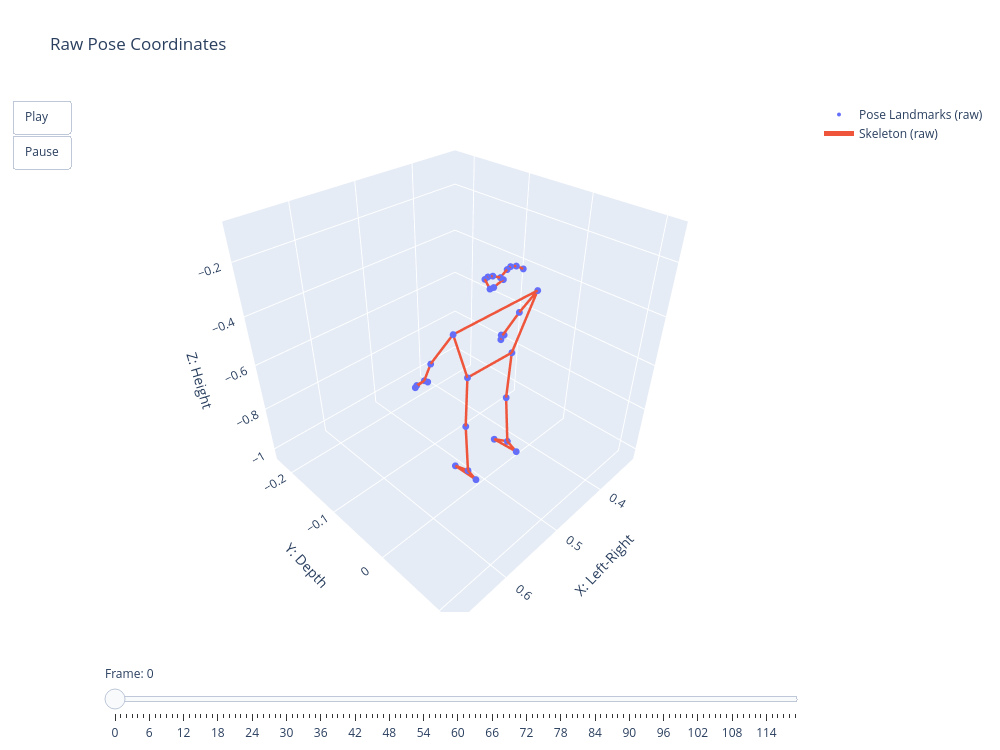

This figure's notebook cell:
### Markdown cell above
# 03. Raw Visualization Test

This notebook checks whether raw pose coordinates can be visualized as a 3D skeleton animation.

Previous steps are assumed to be working:
- 00_environment_check
- 01_data_loading_test
- 02_validation_test

### Code cell
from movement.io import load_pose_csv
from movement.config import LANDMARKS, CONNECTIONS
from movement.visualization import create_pose_animation

df = load_pose_csv("../data/sample/mediapipe_squat_synthetic.csv")

fig = create_pose_animation(
    df=df,
    landmarks=LANDMARKS,
    connections=CONNECTIONS,
    coord_mode="raw",
    title="Raw Pose Coordinates",
    show_text=False,
)

fig.show()

### Figure 1 — Plotly figure (JSON) as saved in the notebook; plotly's stock layout.template omitted (floating-point values rounded to 4 significant figures)
{"data": [{"marker": {"size": 4}, "mode": "markers", "name": "Pose Landmarks (raw)", "showlegend": true, "textposition": "top center", "type": "scatter3d", "x": [0.5015, 0.4881, 0.4818, 0.4746, 0.5115, 0.5181, 0.5234, 0.4688, 0.5279, 0.4905, 0.5113, 0.4288, 0.5716, 0.4204, 0.5806, 0.4295, 0.571, 0.4214, 0.5785, 0.4199, 0.5829, 0.4322, 0.5658, 0.4598, 0.5382, 0.4604, 0.5401, 0.4601, 0.5403, 0.4606, 0.5395, 0.4612, 0.5382], "y": [0.01269, 0.01057, 0.01019, 0.01255, 0.01021, 0.00904, 0.00953, 0.01797, 0.02087, 0.00792, 0.01196, 0.01128, 0.00908, -0.02027, -0.01777, -0.03836, -0.04006, -0.04735, -0.04577, -0.04349, -0.04361, -0.03881, -0.03986, 0.00247, -0.00013, -0.00164, -5e-05, 0.00489, 0.00526, 0.0218, 0.01897, -0.01786, -0.02009], "z": [-0.1814, -0.1702, -0.1668, -0.1696, -0.1691, -0.1663, -0.1684, -0.1793, -0.1833, -0.2041, -0.2051, -0.3029, -0.2996, -0.4316, -0.4297, -0.5386, -0.5408, -0.5582, -0.558, -0.5553, -0.5574, -0.554, -0.5534, -0.5194, -0.5174, -0.7204, -0.721, -0.9212, -0.9201, -0.9418, -0.9395, -0.9493, -0.95]}, {"line": {"width": 5}, "mode": "lines", "name": "Skeleton (raw)", "showlegend": true, "type": "scatter3d", "x": [0.5015, 0.4881, null, 0.4881, 0.4818, null, 0.4818, 0.4746, null, 0.4746, 0.4688, null, 0.5015, 0.5115, null, 0.5115, 0.5181, null, 0.5181, 0.5234, null, 0.5234, 0.5279, null, 0.4905, 0.5113, null, 0.4288, 0.5716, null, 0.4288, 0.4598, null, 0.5716, 0.5382, null, 0.4598, 0.5382, null, 0.4288, 0.4204, null, 0.4204, 0.4295, null, 0.4295, 0.4214, null, 0.4295, 0.4199, null, 0.4295, 0.4322, null, 0.4214, 0.4199, null, 0.5716, 0.5806, null, 0.5806, 0.571, null, 0.571, 0.5785, null, 0.571, 0.5829, null, 0.571, 0.5658, null, 0.5785, 0.5829, null, 0.4598, 0.4604, null, 0.4604, 0.4601, null, 0.4601, 0.4606, null, 0.4601, 0.4612, null, 0.4606, 0.4612, null, 0.5382, 0.5401, null, 0.5401, 0.5403, null, 0.5403, 0.5395, null, 0.5403, 0.5382, null, 0.5395, 0.5382, null], "y": [0.01269, 0.01057, null, 0.01057, 0.01019, null, 0.01019, 0.01255, null, 0.01255, 0.01797, null, 0.01269, 0.01021, null, 0.01021, 0.00904, null, 0.00904, 0.00953, null, 0.00953, 0.02087, null, 0.00792, 0.01196, null, 0.01128, 0.00908, null, 0.01128, 0.00247, null, 0.00908, -0.00013, null, 0.00247, -0.00013, null, 0.01128, -0.02027, null, -0.02027, -0.03836, null, -0.03836, -0.04735, null, -0.03836, -0.04349, null, -0.03836, -0.03881, null, -0.04735, -0.04349, null, 0.00908, -0.01777, null, -0.01777, -0.04006, null, -0.04006, -0.04577, null, -0.04006, -0.04361, null, -0.04006, -0.03986, null, -0.04577, -0.04361, null, 0.00247, -0.00164, null, -0.00164, 0.00489, null, 0.00489, 0.0218, null, 0.00489, -0.01786, null, 0.0218, -0.01786, null, -0.00013, -5e-05, null, -5e-05, 0.00526, null, 0.00526, 0.01897, null, 0.00526, -0.02009, null, 0.01897, -0.02009, null], "z": [-0.1814, -0.1702, null, -0.1702, -0.1668, null, -0.1668, -0.1696, null, -0.1696, -0.1793, null, -0.1814, -0.1691, null, -0.1691, -0.1663, null, -0.1663, -0.1684, null, -0.1684, -0.1833, null, -0.2041, -0.2051, null, -0.3029, -0.2996, null, -0.3029, -0.5194, null, -0.2996, -0.5174, null, -0.5194, -0.5174, null, -0.3029, -0.4316, null, -0.4316, -0.5386, null, -0.5386, -0.5582, null, -0.5386, -0.5553, null, -0.5386, -0.554, null, -0.5582, -0.5553, null, -0.2996, -0.4297, null, -0.4297, -0.5408, null, -0.5408, -0.558, null, -0.5408, -0.5574, null, -0.5408, -0.5534, null, -0.558, -0.5574, null, -0.5194, -0.7204, null, -0.7204, -0.9212, null, -0.9212, -0.9418, null, -0.9212, -0.9493, null, -0.9418, -0.9493, null, -0.5174, -0.721, null, -0.721, -0.9201, null, -0.9201, -0.9395, null, -0.9201, -0.95, null, -0.9395, -0.95, null]}], "layout": {"height": 750, "scene": {"aspectmode": "cube", "xaxis": {"range": [0.315, 0.6871], "title": {"text": "X: Left-Right"}}, "yaxis": {"range": [-0.2383, 0.1246], "title": {"text": "Y: Depth"}}, "zaxis": {"range": [-1.054, -0.06412], "title": {"text": "Z: Height"}}}, "showlegend": true, "sliders": [{"active": 0, "currentvalue": {"prefix": "Frame: "}, "pad": {"t": 50}, "steps": [{"args": [["0"], {"frame": {"duration": 0, "redraw": true}}], "label": "0", "method": "animate"}, {"args": [["1"], {"frame": {"duration": 0, "redraw": true}}], "label": "1", "method": "animate"}, {"args": [["2"], {"frame": {"duration": 0, "redraw": true}}], "label": "2", "method": "animate"}, {"args": [["3"], {"frame": {"duration": 0, "redraw": true}}], "label": "3", "method": "animate"}, {"args": [["4"], {"frame": {"duration": 0, "redraw": true}}], "label": "4", "method": "animate"}, {"args": [["5"], {"frame": {"duration": 0, "redraw": true}}], "label": "5", "method": "animate"}, {"args": [["6"], {"frame": {"duration": 0, "redraw": true}}], "label": "6", "method": "animate"}, {"args": [["7"], {"frame": {"duration": 0, "redraw": true}}], "label": "7", "method": "animate"}, {"args": [["8"], {"frame": {"duration": 0, "redraw": true}}], "label": "8", "method": "animate"}, {"args": [["9"], {"frame": {"duration": 0, "redraw": true}}], "label": "9", "method": "animate"}, {"args": [["10"], {"frame": {"duration": 0, "redraw": true}}], "label": "10", "method": "animate"}, {"args": [["11"], {"frame": {"duration": 0, "redraw": true}}], "label": "11", "method": "animate"}, {"args": [["12"], {"frame": {"duration": 0, "redraw": true}}], "label": "12", "method": "animate"}, {"args": [["13"], {"frame": {"duration": 0, "redraw": true}}], "label": "13", "method": "animate"}, {"args": [["14"], {"frame": {"duration": 0, "redraw": true}}], "label": "14", "method": "animate"}, {"args": [["15"], {"frame": {"duration": 0, "redraw": true}}], "label": "15", "method": "animate"}, {"args": [["16"], {"frame": {"duration": 0, "redraw": true}}], "label": "16", "method": "animate"}, {"args": [["17"], {"frame": {"duration": 0, "redraw": true}}], "label": "17", "method": "animate"}, {"args": [["18"], {"frame": {"duration": 0, "redraw": true}}], "label": "18", "method": "animate"}, {"args": [["19"], {"frame": {"duration": 0, "redraw": true}}], "label": "19", "method": "animate"}, {"args": [["20"], {"frame": {"duration": 0, "redraw": true}}], "label": "20", "method": "animate"}, {"args": [["21"], {"frame": {"duration": 0, "redraw": true}}], "label": "21", "method": "animate"}, {"args": [["22"], {"frame": {"duration": 0, "redraw": true}}], "label": "22", "method": "animate"}, {"args": [["23"], {"frame": {"duration": 0, "redraw": true}}], "label": "23", "method": "animate"}, {"args": [["24"], {"frame": {"duration": 0, "redraw": true}}], "label": "24", "method": "animate"}, {"args": [["25"], {"frame": {"duration": 0, "redraw": true}}], "label": "25", "method": "animate"}, {"args": [["26"], {"frame": {"duration": 0, "redraw": true}}], "label": "26", "method": "animate"}, {"args": [["27"], {"frame": {"duration": 0, "redraw": true}}], "label": "27", "method": "animate"}, {"args": [["28"], {"frame": {"duration": 0, "redraw": true}}], "label": "28", "method": "animate"}, {"args": [["29"], {"frame": {"duration": 0, "redraw": true}}], "label": "29", "method": "animate"}, {"args": [["30"], {"frame": {"duration": 0, "redraw": true}}], "label": "30", "method": "animate"}, {"args": [["31"], {"frame": {"duration": 0, "redraw": true}}], "label": "31", "method": "animate"}, {"args": [["32"], {"frame": {"duration": 0, "redraw": true}}], "label": "32", "method": "animate"}, {"args": [["33"], {"frame": {"duration": 0, "redraw": true}}], "label": "33", "method": "animate"}, {"args": [["34"], {"frame": {"duration": 0, "redraw": true}}], "label": "34", "method": "animate"}, {"args": [["35"], {"frame": {"duration": 0, "redraw": true}}], "label": "35", "method": "animate"}, {"args": [["36"], {"frame": {"duration": 0, "redraw": true}}], "label": "36", "method": "animate"}, {"args": [["37"], {"frame": {"duration": 0, "redraw": true}}], "label": "37", "method": "animate"}, {"args": [["38"], {"frame": {"duration": 0, "redraw": true}}], "label": "38", "method": "animate"}, {"args": [["39"], {"frame": {"duration": 0, "redraw": true}}], "label": "39", "method": "animate"}, {"args": [["40"], {"frame": {"duration": 0, "redraw": true}}], "label": "40", "method": "animate"}, {"args": [["41"], {"frame": {"duration": 0, "redraw": true}}], "label": "41", "method": "animate"}, {"args": [["42"], {"frame": {"duration": 0, "redraw": true}}], "label": "42", "method": "animate"}, {"args": [["43"], {"frame": {"duration": 0, "redraw": true}}], "label": "43", "method": "animate"}, {"args": [["44"], {"frame": {"duration": 0, "redraw": true}}], "label": "44", "method": "animate"}, {"args": [["45"], {"frame": {"duration": 0, "redraw": true}}], "label": "45", "method": "animate"}, {"args": [["46"], {"frame": {"duration": 0, "redraw": true}}], "label": "46", "method": "animate"}, {"args": [["47"], {"frame": {"duration": 0, "redraw": true}}], "label": "47", "method": "animate"}, {"args": [["48"], {"frame": {"duration": 0, "redraw": true}}], "label": "48", "method": "animate"}, {"args": [["49"], {"frame": {"duration": 0, "redraw": true}}], "label": "49", "method": "animate"}, {"args": [["50"], {"frame": {"duration": 0, "redraw": true}}], "label": "50", "method": "animate"}, {"args": [["51"], {"frame": {"duration": 0, "redraw": true}}], "label": "51", "method": "animate"}, {"args": [["52"], {"frame": {"duration": 0, "redraw": true}}], "label": "52", "method": "animate"}, {"args": [["53"], {"frame": {"duration": 0, "redraw": true}}], "label": "53", "method": "animate"}, {"args": [["54"], {"frame": {"duration": 0, "redraw": true}}], "label": "54", "method": "animate"}, {"args": [["55"], {"frame": {"duration": 0, "redraw": true}}], "label": "55", "method": "animate"}, {"args": [["56"], {"frame": {"duration": 0, "redraw": true}}], "label": "56", "method": "animate"}, {"args": [["57"], {"frame": {"duration": 0, "redraw": true}}], "label": "57", "method": "animate"}, {"args": [["58"], {"frame": {"duration": 0, "redraw": true}}], "label": "58", "method": "animate"}, {"args": [["59"], {"frame": {"duration": 0, "redraw": true}}], "label": "59", "method": "animate"}, {"args": [["60"], {"frame": {"duration": 0, "redraw": true}}], "label": "60", "method": "animate"}, {"args": [["61"], {"frame": {"duration": 0, "redraw": true}}], "label": "61", "method": "animate"}, {"args": [["62"], {"frame": {"duration": 0, "redraw": true}}], "label": "62", "method": "animate"}, {"args": [["63"], {"frame": {"duration": 0, "redraw": true}}], "label": "63", "method": "animate"}, {"args": [["64"], {"frame": {"duration": 0, "redraw": true}}], "label": "64", "method": "animate"}, {"args": [["65"], {"frame": {"duration": 0, "redraw": true}}], "label": "65", "method": "animate"}, {"args": [["66"], {"frame": {"duration": 0, "redraw": true}}], "label": "66", "method": "animate"}, {"args": [["67"], {"frame": {"duration": 0, "redraw": true}}], "label": "67", "method": "animate"}, {"args": [["68"], {"frame": {"duration": 0, "redraw": true}}], "label": "68", "method": "animate"}, {"args": [["69"], {"frame": {"duration": 0, "redraw": true}}], "label": "69", "method": "animate"}, {"args": [["70"], {"frame": {"duration": 0, "redraw": true}}], "label": "70", "method": "animate"}, {"args": [["71"], {"frame": {"duration": 0, "redraw": true}}], "label": "71", "method": "animate"}, {"args": [["72"], {"frame": {"duration": 0, "redraw": true}}], "label": "72", "method": "animate"}, {"args": [["73"], {"frame": {"duration": 0, "redraw": true}}], "label": "73", "method": "animate"}, {"args": [["74"], {"frame": {"duration": 0, "redraw": true}}], "label": "74", "method": "animate"}, {"args": [["75"], {"frame": {"duration": 0, "redraw": true}}], "label": "75", "method": "animate"}, {"args": [["76"], {"frame": {"duration": 0, "redraw": true}}], "label": "76", "method": "animate"}, {"args": [["77"], {"frame": {"duration": 0, "redraw": true}}], "label": "77", "method": "animate"}, {"args": [["78"], {"frame": {"duration": 0, "redraw": true}}], "label": "78", "method": "animate"}, {"args": [["79"], {"frame": {"duration": 0, "redraw": true}}], "label": "79", "method": "animate"}, {"args": [["80"], {"frame": {"duration": 0, "redraw": true}}], "label": "80", "method": "animate"}, {"args": [["81"], {"frame": {"duration": 0, "redraw": true}}], "label": "81", "method": "animate"}, {"args": [["82"], {"frame": {"duration": 0, "redraw": true}}], "label": "82", "method": "animate"}, {"args": [["83"], {"frame": {"duration": 0, "redraw": true}}], "label": "83", "method": "animate"}, {"args": [["84"], {"frame": {"duration": 0, "redraw": true}}], "label": "84", "method": "animate"}, {"args": [["85"], {"frame": {"duration": 0, "redraw": true}}], "label": "85", "method": "animate"}, {"args": [["86"], {"frame": {"duration": 0, "redraw": true}}], "label": "86", "method": "animate"}, {"args": [["87"], {"frame": {"duration": 0, "redraw": true}}], "label": "87", "method": "animate"}, {"args": [["88"], {"frame": {"duration": 0, "redraw": true}}], "label": "88", "method": "animate"}, {"args": [["89"], {"frame": {"duration": 0, "redraw": true}}], "label": "89", "method": "animate"}, {"args": [["90"], {"frame": {"duration": 0, "redraw": true}}], "label": "90", "method": "animate"}, {"args": [["91"], {"frame": {"duration": 0, "redraw": true}}], "label": "91", "method": "animate"}, {"args": [["92"], {"frame": {"duration": 0, "redraw": true}}], "label": "92", "method": "animate"}, {"args": [["93"], {"frame": {"duration": 0, "redraw": true}}], "label": "93", "method": "animate"}, {"args": [["94"], {"frame": {"duration": 0, "redraw": true}}], "label": "94", "method": "animate"}, {"args": [["95"], {"frame": {"duration": 0, "redraw": true}}], "label": "95", "method": "animate"}, {"args": [["96"], {"frame": {"duration": 0, "redraw": true}}], "label": "96", "method": "animate"}, {"args": [["97"], {"frame": {"duration": 0, "redraw": true}}], "label": "97", "method": "animate"}, {"args": [["98"], {"frame": {"duration": 0, "redraw": true}}], "label": "98", "method": "animate"}, {"args": [["99"], {"frame": {"duration": 0, "redraw": true}}], "label": "99", "method": "animate"}, {"args": [["100"], {"frame": {"duration": 0, "redraw": true}}], "label": "100", "method": "animate"}, {"args": [["101"], {"frame": {"duration": 0, "redraw": true}}], "label": "101", "method": "animate"}, {"args": [["102"], {"frame": {"duration": 0, "redraw": true}}], "label": "102", "method": "animate"}, {"args": [["103"], {"frame": {"duration": 0, "redraw": true}}], "label": "103", "method": "animate"}, {"args": [["104"], {"frame": {"duration": 0, "redraw": true}}], "label": "104", "method": "animate"}, {"args": [["105"], {"frame": {"duration": 0, "redraw": true}}], "label": "105", "method": "animate"}, {"args": [["106"], {"frame": {"duration": 0, "redraw": true}}], "label": "106", "method": "animate"}, {"args": [["107"], {"frame": {"duration": 0, "redraw": true}}], "label": "107", "method": "animate"}, {"args": [["108"], {"frame": {"duration": 0, "redraw": true}}], "label": "108", "method": "animate"}, {"args": [["109"], {"frame": {"duration": 0, "redraw": true}}], "label": "109", "method": "animate"}, {"args": [["110"], {"frame": {"duration": 0, "redraw": true}}], "label": "110", "method": "animate"}, {"args": [["111"], {"frame": {"duration": 0, "redraw": true}}], "label": "111", "method": "animate"}, {"args": [["112"], {"frame": {"duration": 0, "redraw": true}}], "label": "112", "method": "animate"}, {"args": [["113"], {"frame": {"duration": 0, "redraw": true}}], "label": "113", "method": "animate"}, {"args": [["114"], {"frame": {"duration": 0, "redraw": true}}], "label": "114", "method": "animate"}, {"args": [["115"], {"frame": {"duration": 0, "redraw": true}}], "label": "115", "method": "animate"}, {"args": [["116"], {"frame": {"duration": 0, "redraw": true}}], "label": "116", "method": "animate"}, {"args": [["117"], {"frame": {"duration": 0, "redraw": true}}], "label": "117", "method": "animate"}, {"args": [["118"], {"frame": {"duration": 0, "redraw": true}}], "label": "118", "method": "animate"}, {"args": [["119"], {"frame": {"duration": 0, "redraw": true}}], "label": "119", "method": "animate"}]}], "title": {"text": "Raw Pose Coordinates"}, "updatemenus": [{"buttons": [{"args": [null, {"frame": {"duration": 100, "redraw": true}, "fromcurrent": true, "mode": "immediate", "transition": {"duration": 0}}], "label": "Play", "method": "animate"}, {"args": [[null], {"frame": {"duration": 0, "redraw": false}, "mode": "immediate"}], "label": "Pause", "method": "animate"}], "showactive": false, "type": "buttons"}], "width": 1000}}
